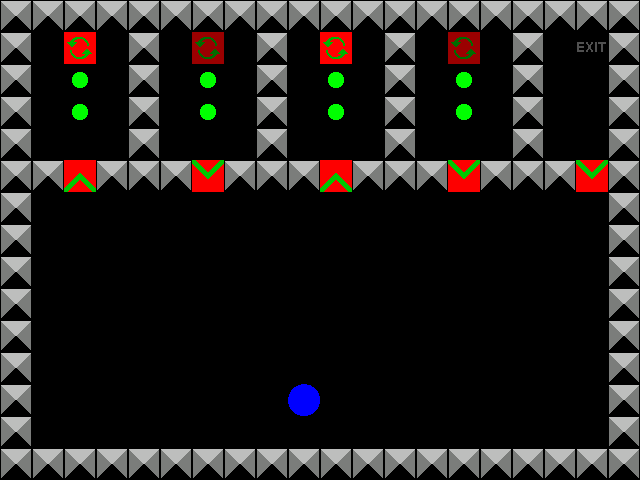

This game map was drawn from its Tiled (.tmx) file and the tilesets committed beside it. A one-line description and the full map source follow:
An orthogonal 20x15 tile map with 32x32 px tiles, 4 tile layers (Layer 0, Layer 1, Layer 2, Layer 3), 4 tilesets.

<map version="1.0" orientation="orthogonal" width="20" height="15" tilewidth="32" tileheight="32">
 <properties>
  <property name="Title" value="Level 1" />
  <property name="Description" value="The first level of this game!" />
 </properties>
 <tileset firstgid="1" name="Layer0" tilewidth="32" tileheight="32">
  <image source="Layer0.png" width="192" height="64" />
 </tileset>
 <tileset firstgid="13" name="Layer1" tilewidth="32" tileheight="32">
  <image source="Layer1.png" width="64" height="32" />
 </tileset>
 <tileset firstgid="15" name="Layer2" tilewidth="32" tileheight="32">
  <image source="Layer2.png" width="32" height="32" />
 </tileset>
 <tileset firstgid="16" name="Layer3" tilewidth="32" tileheight="32">
  <image source="Layer3.png" width="64" height="32" />
 </tileset>
 <layer name="Layer 0" width="20" height="15">
  <data encoding="csv">
2,2,2,2,2,2,2,2,2,2,2,2,2,2,2,2,2,2,2,2,
2,0,12,0,2,0,11,0,2,0,12,0,2,0,11,0,2,0,1,2,
2,0,0,0,2,0,0,0,2,0,0,0,2,0,0,0,2,0,0,2,
2,0,0,0,2,0,0,0,2,0,0,0,2,0,0,0,2,0,0,2,
2,0,0,0,2,0,0,0,2,0,0,0,2,0,0,0,2,0,0,2,
2,2,7,2,2,2,8,2,2,2,7,2,2,2,8,2,2,2,0,2,
2,0,0,0,0,0,0,0,0,0,0,0,0,0,0,0,0,0,0,2,
2,0,0,0,0,0,0,0,0,0,0,0,0,0,0,0,0,0,0,2,
2,0,0,0,0,0,0,0,0,0,0,0,0,0,0,0,0,0,0,2,
2,0,0,0,0,0,0,0,0,0,0,0,0,0,0,0,0,0,0,2,
2,0,0,0,0,0,0,0,0,0,0,0,0,0,0,0,0,0,0,2,
2,0,0,0,0,0,0,0,0,0,0,0,0,0,0,0,0,0,0,2,
2,0,0,0,0,0,0,0,0,0,0,0,0,0,0,0,0,0,0,2,
2,0,0,0,0,0,0,0,0,0,0,0,0,0,0,0,0,0,0,2,
2,2,2,2,2,2,2,2,2,2,2,2,2,2,2,2,2,2,2,2
</data>
 </layer>
 <layer name="Layer 1" width="20" height="15">
  <data encoding="csv">
0,0,0,0,0,0,0,0,0,0,0,0,0,0,0,0,0,0,0,0,
0,0,0,0,0,0,0,0,0,0,0,0,0,0,0,0,0,0,0,0,
0,0,0,0,0,0,0,0,0,0,0,0,0,0,0,0,0,0,0,0,
0,0,0,0,0,0,0,0,0,0,0,0,0,0,0,0,0,0,0,0,
0,0,0,0,0,0,0,0,0,0,0,0,0,0,0,0,0,0,0,0,
0,0,0,0,0,0,0,0,0,0,0,0,0,0,0,0,0,0,8,0,
0,0,0,0,0,0,0,0,0,0,0,0,0,0,0,0,0,0,0,0,
0,0,0,0,0,0,0,0,0,0,0,0,0,0,0,0,0,0,0,0,
0,0,0,0,0,0,0,0,0,0,0,0,0,0,0,0,0,0,0,0,
0,0,0,0,0,0,0,0,0,0,0,0,0,0,0,0,0,0,0,0,
0,0,0,0,0,0,0,0,0,0,0,0,0,0,0,0,0,0,0,0,
0,0,0,0,0,0,0,0,0,0,0,0,0,0,0,0,0,0,0,0,
0,0,0,0,0,0,0,0,0,0,0,0,0,0,0,0,0,0,0,0,
0,0,0,0,0,0,0,0,0,0,0,0,0,0,0,0,0,0,0,0,
0,0,0,0,0,0,0,0,0,0,0,0,0,0,0,0,0,0,0,0
</data>
 </layer>
 <layer name="Layer 2" width="20" height="15">
  <data encoding="csv">
0,0,0,0,0,0,0,0,0,0,0,0,0,0,0,0,0,0,0,0,
0,0,0,0,0,0,0,0,0,0,0,0,0,0,0,0,0,0,0,0,
0,0,0,0,0,0,0,0,0,0,0,0,0,0,0,0,0,0,0,0,
0,0,0,0,0,0,0,0,0,0,0,0,0,0,0,0,0,0,0,0,
0,0,0,0,0,0,0,0,0,0,0,0,0,0,0,0,0,0,0,0,
0,0,0,0,0,0,0,0,0,0,0,0,0,0,0,0,0,0,0,0,
0,0,0,0,0,0,0,0,0,0,0,0,0,0,0,0,0,0,0,0,
0,0,0,0,0,0,0,0,0,0,0,0,0,0,0,0,0,0,0,0,
0,0,0,0,0,0,0,0,0,0,0,0,0,0,0,0,0,0,0,0,
0,0,0,0,0,0,0,0,0,0,0,0,0,0,0,0,0,0,0,0,
0,0,0,0,0,0,0,0,0,0,0,0,0,0,0,0,0,0,0,0,
0,0,0,0,0,0,0,0,0,0,0,0,0,0,0,0,0,0,0,0,
0,0,0,0,0,0,0,0,0,0,0,0,0,0,0,0,0,0,0,0,
0,0,0,0,0,0,0,0,0,0,0,0,0,0,0,0,0,0,0,0,
0,0,0,0,0,0,0,0,0,0,0,0,0,0,0,0,0,0,0,0
</data>
 </layer>
 <layer name="Layer 3" width="20" height="15">
  <data encoding="csv">
0,0,0,0,0,0,0,0,0,0,0,0,0,0,0,0,0,0,0,0,
0,0,0,0,0,0,0,0,0,0,0,0,0,0,0,0,0,0,0,0,
0,0,17,0,0,0,17,0,0,0,17,0,0,0,17,0,0,0,0,0,
0,0,17,0,0,0,17,0,0,0,17,0,0,0,17,0,0,0,0,0,
0,0,0,0,0,0,0,0,0,0,0,0,0,0,0,0,0,0,0,0,
0,0,0,0,0,0,0,0,0,0,0,0,0,0,0,0,0,0,0,0,
0,0,0,0,0,0,0,0,0,0,0,0,0,0,0,0,0,0,0,0,
0,0,0,0,0,0,0,0,0,0,0,0,0,0,0,0,0,0,0,0,
0,0,0,0,0,0,0,0,0,0,0,0,0,0,0,0,0,0,0,0,
0,0,0,0,0,0,0,0,0,0,0,0,0,0,0,0,0,0,0,0,
0,0,0,0,0,0,0,0,0,0,0,0,0,0,0,0,0,0,0,0,
0,0,0,0,0,0,0,0,0,0,0,0,0,0,0,0,0,0,0,0,
0,0,0,0,0,0,0,0,0,16,0,0,0,0,0,0,0,0,0,0,
0,0,0,0,0,0,0,0,0,0,0,0,0,0,0,0,0,0,0,0,
0,0,0,0,0,0,0,0,0,0,0,0,0,0,0,0,0,0,0,0
</data>
 </layer>
</map>
